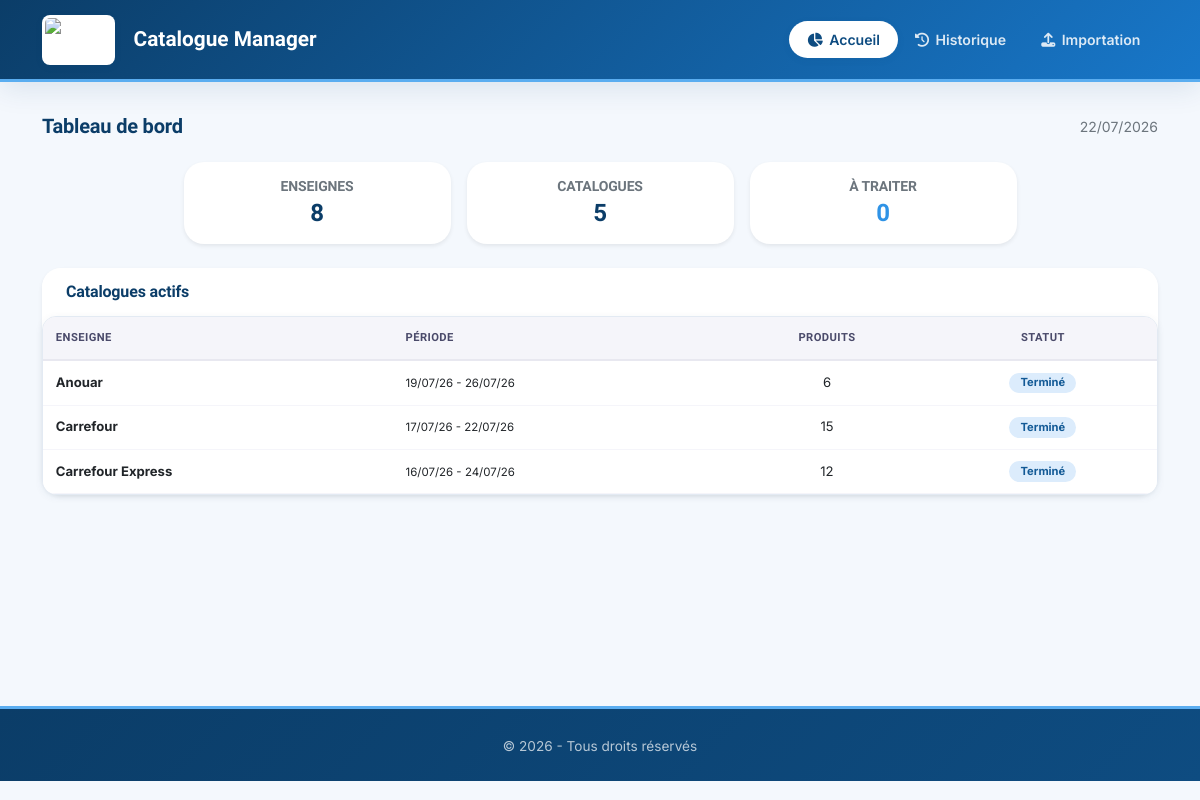
The app's page /, older data.
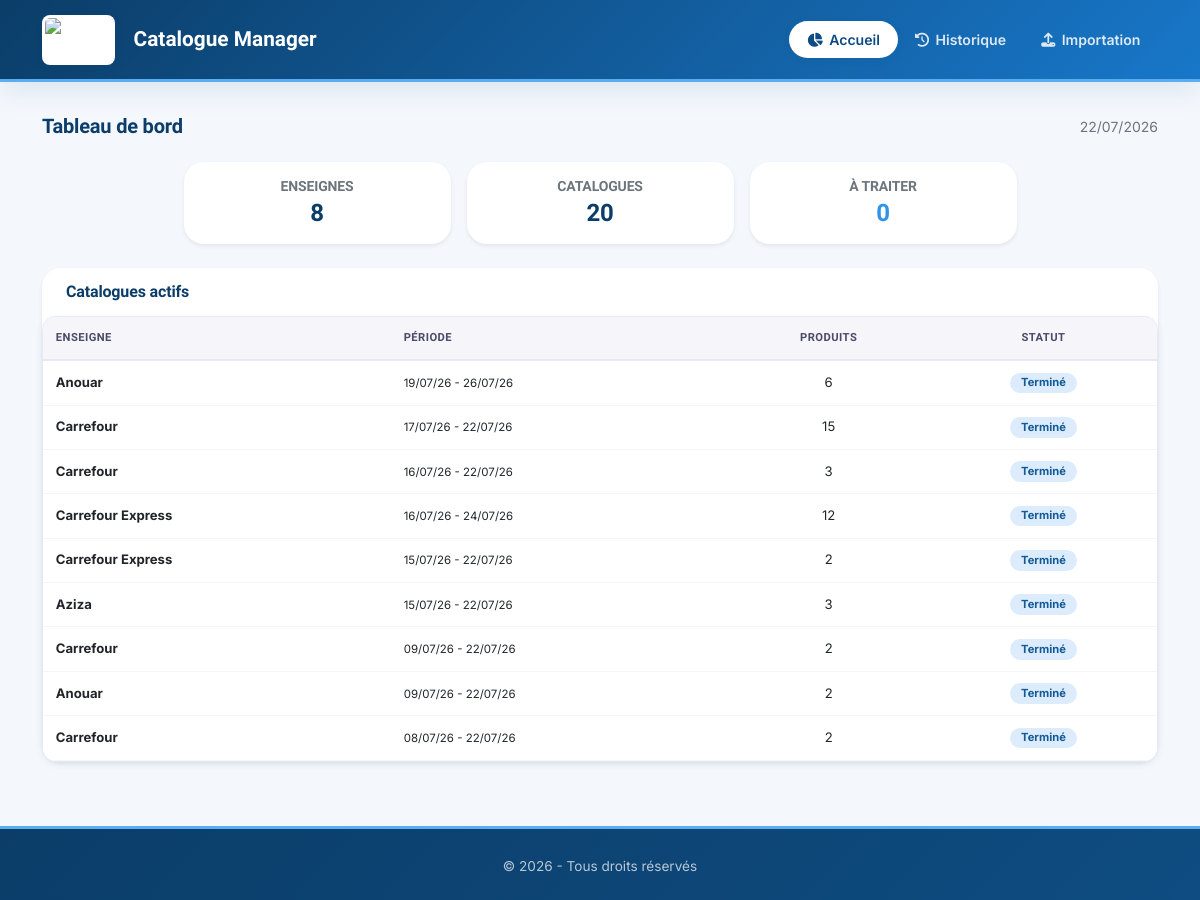
The same page, newer data.
### catalogue_app/models.py (models this page shows, shortened)
class Catalogue(models.Model):
    enseigne = models.ForeignKey(Enseigne, on_delete=models.CASCADE, verbose_name="Enseigne")
    date_debut = models.DateField(verbose_name="Date de début")
    date_fin = models.DateField(verbose_name="Date de fin")
    date_upload = models.DateTimeField(auto_now_add=True, verbose_name="Date d'upload")
    image_path = models.CharField(max_length=255, blank=True, null=True, verbose_name="Chemin de l'image")
    note = models.CharField(
        max_length=255,
        blank=True,
        null=True,
        verbose_name="Note (ex: Saint Valentin, Noël, Eid...)"
    )
    class Meta:
        unique_together = ['enseigne', 'date_debut', 'date_fin']
        verbose_name = "Catalogue"
        verbose_name_plural = "Catalogues"
        ordering = ['-date_upload']

class Enseigne(models.Model):
    ENSEIGNE_CHOICES = [
        ('MG', 'MG'),
        ('Carrefour', 'Carrefour'),
        ('Carrefour Market', 'Carrefour Market'),
        ('Carrefour Express', 'Carrefour Express'),
        ('Aziza', 'Aziza'),
        ('Anouar', 'Anouar'),
        ('Géant', 'Géant'),
        ('Monoprix', 'Monoprix'),
        ('autre', 'Autre'),
    ]
    nom = models.CharField(
        max_length=50,
        choices=ENSEIGNE_CHOICES,
        default='autre',
        verbose_name="Nom de l'enseigne"
    )
    created_at = models.DateTimeField(auto_now_add=True)
    class Meta:
        verbose_name = "Enseigne"
        verbose_name_plural = "Enseignes"
        ordering = ['nom']

### catalogue_app/views.py (the view)
# urls.py: path('', views.index, name='index'),
def index(request):
    from django.db.models import Count, Q
    from datetime import datetime
    supprimer_catalogues_vides()
    total_catalogues = Catalogue.objects.count()
    total_produits_sauvegardes = Produit.objects.filter(est_sauvegarde=True).count()
    total_enseignes = Enseigne.objects.count()
    produits_a_traiter = Produit.objects.filter(est_sauvegarde=False).count()
    catalogues_actifs = Catalogue.objects.filter(
        date_fin__gte=datetime.now().date()
    ).annotate(
        nb_produits=Count('produits'),
        nb_sauvegardes=Count('produits', filter=Q(produits__est_sauvegarde=True)),
        nb_non_sauvegardes=Count('produits', filter=Q(produits__est_sauvegarde=False))
    ).filter(
        nb_produits__gt=0
    ).order_by('-date_debut')
    context = {
        'total_catalogues': total_catalogues,
        'total_produits_sauvegardes': total_produits_sauvegardes,
        'total_enseignes': total_enseignes,
        'produits_a_traiter': produits_a_traiter,
        'catalogues_actifs': catalogues_actifs,
    }
    return render(request, 'index.html', context)

### catalogue_app/views.py (called while the page is built)
def supprimer_catalogues_vides():
    from django.db import models
    catalogues_vides = Catalogue.objects.annotate(
        nb_produits=models.Count('produits')
    ).filter(nb_produits=0)
    count = catalogues_vides.count()
    if count > 0:
        for c in catalogues_vides:
            print(f"🗑️ Suppression du catalogue vide ID {c.id} - {c.enseigne.nom}")
            c.delete()
        print(f"✅ {count} catalogues vides supprimés")
    return count

### catalogue_app/templates/index.html
{% extends 'base.html' %}
{% load static %}
{% block content %}
<div class="d-flex justify-content-between align-items-center mb-4">
    <h5 class="fw-bold mb-0">
        Tableau de bord
    </h5>
    <span class="text-muted small">{% now "d/m/Y" %}</span>
</div>
<div class="row g-3 mb-4 justify-content-center">
    <div class="col-md-3 col-6">
        <div class="card border-0 shadow-sm">
            <div class="card-body text-center py-3">
                <h6 class="text-muted small text-uppercase mb-1">Enseignes</h6>
                <h4 class="fw-bold mb-0">{{ total_enseignes|default:0 }}</h4>
            </div>
        </div>
    </div>
    <div class="col-md-3 col-6">
        <div class="card border-0 shadow-sm">
            <div class="card-body text-center py-3">
                <h6 class="text-muted small text-uppercase mb-1">Catalogues</h6>
                <h4 class="fw-bold mb-0">{{ total_catalogues|default:0 }}</h4>
            </div>
        </div>
    </div>
    <div class="col-md-3 col-6">
        <div class="card border-0 shadow-sm">
            <div class="card-body text-center py-3">
                <h6 class="text-muted small text-uppercase mb-1">À traiter</h6>
                <h4 class="fw-bold mb-0" style="color: #2f93e6;">{{ produits_a_traiter|default:0 }}</h4>
            </div>
        </div>
    </div>
</div>
<div class="card border-0 shadow-sm">
    <div class="card-header bg-white border-0">
        <h6 class="fw-bold mb-0">
            Catalogues actifs
        </h6>
    </div>
    <div class="card-body p-0">
        {% if catalogues_actifs %}
            <div class="table-responsive">
                <table class="table table-hover mb-0">
                    <thead>
                        <tr>
                            <th>Enseigne</th>
                            <th>Période</th>
                            <th class="text-center">Produits</th>
                            <th class="text-center">Statut</th>
                        </tr>
                    </thead>
                    <tbody>
                        {% for catalogue in catalogues_actifs %}
                        <tr>
                            <td><strong>{{ catalogue.enseigne.nom }}</strong></td>
                            <td>
                                <small>
                                    {{ catalogue.date_debut|date:"d/m/y" }} - {{ catalogue.date_fin|date:"d/m/y" }}
                                </small>
                            </td>
                            <td class="text-center">{{ catalogue.nb_produits }}</td>
                            <td class="text-center">
                                {% if catalogue.nb_non_sauvegardes == 0 %}
                                    <span class="badge bg-success">Terminé</span>
                                {% elif catalogue.nb_sauvegardes == 0 %}
                                    <span class="badge bg-danger">Non traité</span>
                                {% else %}
                                    <span class="badge bg-warning text-dark">En cours ({{ catalogue.nb_sauvegardes }}/{{ catalogue.nb_produits }})</span>
                                {% endif %}
                            </td>
                        </tr>
                        {% endfor %}
                    </tbody>
                </table>
            </div>
        {% else %}
            <div class="text-center py-4 text-muted">
                <i class="fas fa-box-open fa-2x mb-2"></i>
                <p class="mb-0">Aucun catalogue actif</p>
            </div>
        {% endif %}
    </div>
</div>
{% endblock %}

### catalogue_app/templates/base.html (shortened to what this page needs)
{% load static %}
<!DOCTYPE html>
<html lang="fr">
<head>
    <link href="https://cdn.jsdelivr.net/npm/bootstrap@5.2.3/dist/css/bootstrap.min.css" rel="stylesheet">
    <link rel="stylesheet" href="https://cdnjs.cloudflare.com/ajax/libs/font-awesome/6.4.0/css/all.min.css">
    <link rel="stylesheet" href="{% static 'css/delice_style.css' %}">
</head>
<body>
    <nav class="navbar navbar-expand-lg navbar-delice">
        <div class="container">
            <div class="navbar-brand">
                <img src="{% static 'images/logo_delice.png' %}" alt="Délice" class="brand-logo" style="height: 50px; width: auto;">
                <span class="ms-2 fw-bold" style="font-size: 1.3rem;">Catalogue Manager</span>
            </div>
            <div class="collapse navbar-collapse" id="navbarNav">
                <ul class="navbar-nav ms-auto">
                    <li class="nav-item">
                        <a class="nav-link {% if request.resolver_match.url_name == 'index' %}active{% endif %}" href="{% url 'index' %}">
                            <i class="fas fa-chart-pie"></i>Accueil
                        </a>
                    </li>
                    <li class="nav-item">
                        <a class="nav-link {% if request.resolver_match.url_name == 'product_list' %}active{% endif %}" href="{% url 'product_list' %}">
                            <i class="fas fa-history"></i>Historique
                        </a>
                    </li>
                    <li class="nav-item">
                        <a class="nav-link {% if request.resolver_match.url_name == 'upload' %}active{% endif %}" href="{% url 'upload' %}">
                            <i class="fas fa-upload"></i>Importation
                        </a>
                    </li>
                </ul>
            </div>
        </div>
    </nav>
    <main class="container py-3">
        {% block content %}{% endblock %}
    </main>
    <footer class="footer-delice">
        <div class="container">
            &copy; {% now "Y" %} - Tous droits réservés
        </div>
    </footer>
</body>
</html>

### catalogue_app/static/css/delice_style.css (style rules this page uses)
:root { --blue-900: #0b3d68; --blue-800: #0e4c81; --blue-700: #135a96; --blue-600: #1877c9; --blue-500: #2f93e6; --blue-400: #5aadf0; --blue-300: #85c4f5; --blue-200: #b0d9f9; --blue-100: #dcecfc; --blue-50: #f0f7fe; --gray-900: #1a1a2e; --gray-800: #2d2d44; --gray-700: #4a4a6a; --gray-600: #6b6b8a; --gray-500: #9a9ab0; --gray-400: #b8b8cc; --gray-300: #d4d4e0; --gray-200: #e8e8f0; --gray-100: #f5f5fa; --gray-50: #fafaff; --sky: #f4f8fd; --surface: #ffffff; --line: #e3eaf3; --red-500: #ef1212; --green-500: #28a745; --font-display: 'Sora', 'Segoe UI', Arial, sans-serif; --font-body: 'Inter', 'Segoe UI', Arial, sans-serif; --radius-sm: 8px; --radius-md: 14px; --radius-lg: 20px; --radius-xl: 26px; --shadow-sm: 0 2px 8px rgba(11, 61, 104, 0.06); --shadow-md: 0 8px 28px rgba(11, 61, 104, 0.10); --shadow-lg: 0 16px 48px rgba(11, 61, 104, 0.14); --shadow-xl: 0 24px 64px rgba(11, 61, 104, 0.18); --transition-fast: 0.15s ease; --transition-normal: 0.25s ease; --transition-slow: 0.4s ease; }
html, body { background: var(--sky); font-family: var(--font-body); color: var(--gray-800); min-height: 100vh; }
h1, h2, h3, h4, h5, h6 { font-family: var(--font-display); color: var(--blue-900); font-weight: 700; letter-spacing: -0.01em; }
main.container { min-height: 70vh; padding-top: 0.5rem; }
a { color: var(--blue-700); text-decoration: none; transition: color var(--transition-fast); }
.navbar-delice { background: linear-gradient(135deg, var(--blue-900) 0%, var(--blue-600) 100%); padding: 0.6rem 0; position: sticky; top: 0; z-index: 1050; box-shadow: var(--shadow-md); border-bottom: 3px solid var(--blue-400); }
.navbar-delice .navbar-brand { display: flex; align-items: center; gap: 0.65rem; font-family: var(--font-display); font-weight: 700; font-size: 1.15rem; color: #ffffff !important; }
.navbar-delice .navbar-brand .brand-logo { height: 34px; width: 34px; border-radius: var(--radius-sm); background: #ffffff; padding: 3px; object-fit: contain; box-shadow: var(--shadow-sm); }
.navbar-delice .nav-link { color: rgba(255,255,255,0.85) !important; font-weight: 600; font-size: 0.88rem; padding: 0.5rem 1.1rem !important; border-radius: 9999px; transition: all var(--transition-normal); }
.navbar-delice .nav-link i { margin-right: 0.4rem; }
.navbar-delice .nav-link.active { background: #ffffff; color: var(--blue-800) !important; box-shadow: var(--shadow-sm); }
.card { border: 1px solid var(--line); border-radius: var(--radius-lg); box-shadow: var(--shadow-sm); transition: all var(--transition-normal); background: var(--surface); }
.card-header { border-radius: calc(var(--radius-lg) - 1px) calc(var(--radius-lg) - 1px) 0 0 !important; font-family: var(--font-display); font-weight: 700; border-bottom: 1px solid var(--line); background: var(--gray-50); padding: 0.9rem 1.5rem; }
.card-body { padding: 1.25rem 1.5rem; }
.table-responsive { border-radius: var(--radius-md); overflow-x: auto; overflow-y: visible; border: 1px solid var(--line); background: var(--surface); box-shadow: var(--shadow-sm); -webkit-overflow-scrolling: touch; }
.table { font-size: 0.82rem; border-collapse: separate; border-spacing: 0; width: 100%; min-width: 1000px; margin-bottom: 0; }
.table thead th { background: var(--gray-100); color: var(--gray-700); font-family: var(--font-display); font-weight: 700; font-size: 0.7rem; text-transform: uppercase; letter-spacing: 0.04em; border-bottom: 2px solid var(--gray-200); padding: 0.8rem 0.8rem; white-space: nowrap; position: sticky; top: 0; z-index: 10; }
.table tbody td { padding: 0.7rem 0.8rem; vertical-align: middle; border-bottom: 1px solid var(--gray-100); background: var(--surface); }
.table tbody tr { transition: all var(--transition-fast); }
.badge { font-weight: 700; padding: 0.3rem 0.7rem; border-radius: 9999px; font-size: 0.7rem; display: inline-flex; align-items: center; gap: 0.3rem; }
.badge.bg-success { background: var(--blue-100) !important; color: var(--blue-700) !important; }
.footer-delice { margin-top: 3rem; padding: 1.5rem 0; background: linear-gradient(135deg, var(--blue-900) 0%, var(--blue-800) 100%); color: rgba(255,255,255,0.7); font-size: 0.85rem; text-align: center; border-top: 3px solid var(--blue-400); }

Row changes from the older to the newer data that the page shows:
added Catalogue: enseigne.nom "Carrefour", date_debut "16/07/26", date_fin "22/07/26", nb_produits "3", shows "Terminé"
added Catalogue: enseigne.nom "Carrefour Express", date_debut "15/07/26", date_fin "22/07/26", nb_produits "2", shows "Terminé"
added Catalogue: enseigne.nom "Aziza", date_debut "15/07/26", date_fin "22/07/26", nb_produits "3", shows "Terminé"
added Catalogue: enseigne.nom "Carrefour", date_debut "09/07/26", date_fin "22/07/26", nb_produits "2", shows "Terminé"
added Catalogue: enseigne.nom "Anouar", date_debut "09/07/26", date_fin "22/07/26", nb_produits "2", shows "Terminé"
added Catalogue: enseigne.nom "Carrefour", date_debut "08/07/26", date_fin "22/07/26", nb_produits "2", shows "Terminé"
Text that changed along with them:
{{ total_catalogues|default:0 }}: "5" → "20"
